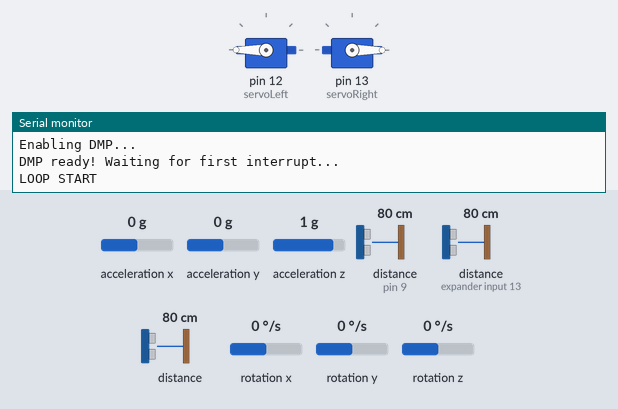
A sketch run on a simulated Arduino Uno, built with avr-gcc and run on an emulated ATmega328P. On the bench: 2 × servo, the last lines printed to the serial monitor. The test bench sets the inputs (shaded band); at power-on: distance to the obstacle (sensors on pin 9, expander input 13) 80 cm, acceleration x 0 g, acceleration y 0 g, acceleration z 1 g, distance to the obstacle 80 cm, rotation x 0 °/s, rotation y 0 °/s, rotation z 0 °/s. The echo pulse lasts 58.3 µs per cm.

Above: at 1.7 s.
1.8 s: distance to the obstacle (sensor on pin 9) set to 9 cm
3.3 s: distance to the obstacle (sensor on pin 9) set to 6 cm
At 4.3 s:
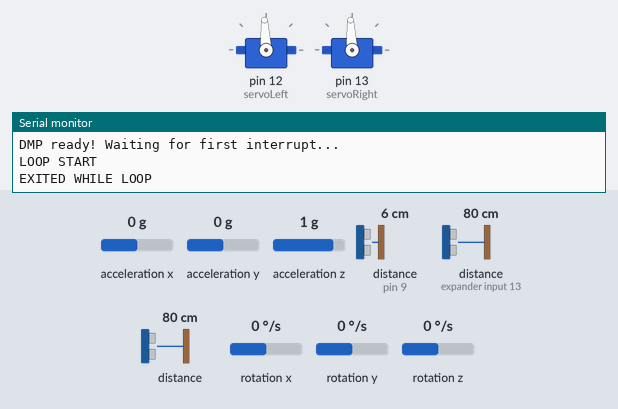
At 5.82 s:
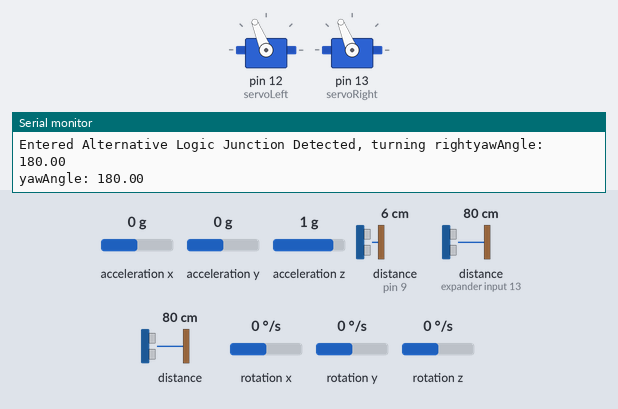
Timing chart, 0 to 12.3 s (numbered marks = the images above; inputs shaded):
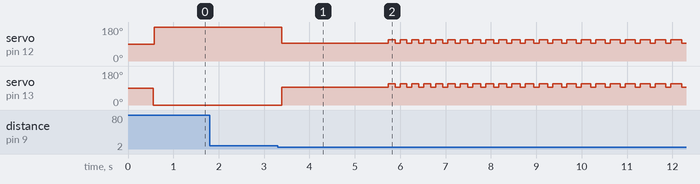

The sketch:

PIDIntegratedIMU.ino
```cpp
// File integrates with IMU for accurate turns
// and PID control system for forward movements

// Import Libraries
#include <Servo.h>                          // Servo Library
#include <HCSR04.h>                         // UltraSonic library for 1 trigger
#include "I2Cdev.h"                         // Library allows for I2C communication
#include "MPU6050_6Axis_MotionApps20.h"      // Library from Electronic Cats that will do most of the IMU processing

// Definitions / Numerical Constant Values
#define GRAVITY_EARTH_MS2 9.80665
#define RAD_TO_DEG 57.295779513082320876798154814105

// Servo declarations
Servo servoLeft;                                // Declare Left Servo - using servoLeft will determine the velocity of the Left Servo
Servo servoRight;                               // Declare Right Servo - using servoRight will determine the velocity of the Right Servo

// HCSR-04 Ultrasonic Declarations
HCSR04 hc(3, new int[3]{9,10, 11}, 3);          //initialisation class HCSR04 (trig pin , echo pin, number of sensor) (Front,Left,Right)

double distanceFRT, distanceLHS, distanceRHS;
const double thresholdDistanceFRT = 7.5;        // The left and right are pretty good now could make the front a bit bigger
const double thresholdDistanceLHS = 13.0;
const double thresholdDistanceRHS = 13.0;

// MPU6050 IMU Declarations
MPU6050 mpu;
    /*---MPU6050 Control/Status Variables---*/
bool DMPReady = false;  // Set true if DMP init was successful
uint8_t MPUIntStatus;   // Holds actual interrupt status byte from MPU
uint8_t devStatus;      // Return status after each device operation (0 = success, !0 = error)
uint16_t packetSize;    // Expected DMP packet size (default is 42 bytes)
uint8_t FIFOBuffer[64]; // FIFO storage buffer
Quaternion q;           // [w, x, y, z]         Quaternion container
VectorInt16 aa;         // [x, y, z]            Accel sensor measurements
VectorInt16 gg;         // [x, y, z]            Gyro sensor measurements
VectorInt16 aaWorld;    // [x, y, z]            World-frame accel sensor measurements
VectorInt16 ggWorld;    // [x, y, z]            World-frame gyro sensor measurements
VectorFloat gravity;    // [x, y, z]            Gravity vector
float euler[3];         // [psi, theta, phi]    Euler angle container
float ypr[3];           // [yaw, pitch, roll]   Yaw/Pitch/Roll container and gravity vector
float yawAngle;

// Turning Control System Declarations
float Kp_Turning = 1.5; // Proportional constant  | Recommended value =  {Needs adjusting and tested}
float Ki_Turning = 0.05; // Integral constant | Recommended value = {Needs adjusting and tested}
float Kd_Turning = 0.2; // Derivative constant  | Recommended value = {Needs adjusting and tested}

float previousError_Turning = 0.0; // To store previous error for derivative term
float integral_Turning = 0.0;      // To store accumulated error for integral term

// Forward Moving Control System Declarations (Alex)
double drift = 0.0;
double error = 0.0;
double prev_error = 0.0;
double deriv = 0.0;
double correction = 0.0;
double Kp = 20;           // Over-exaggerated motion
double Kd = 18;           // A lot of kick
double dt;
double leftservoVal;
double rightservoVal;
double currentTime;
double previousTime;

// Solving Bias
// 0 - Left Bias | 1 - Right Bias
int turnBias = 1;

// MAIN SETUP
void setup() {
  Serial.begin(115200);
  attachServos();
  MPU6050Initialise(); // Ensure that prior to Initialising the MPU6050 that the offsets are updated...
}

// MAIN LOOP
void loop() {
  bool movedForward = false;
  Serial.println("LOOP START");
  // Read initial sensor values
  distanceFRT = hc.dist(0);
  delay(10);                   // DO NOT REMOVE
  distanceLHS = hc.dist(1);
  delay(10);                   // DO NOT REMOVE
  distanceRHS = hc.dist(2);
  delay(10);                   // DO NOT REMOVE

  // While loop to move forward while the front distance is greater than the threshold
  while (distanceFRT > thresholdDistanceFRT) {
    if (!movedForward){
      servoRight.write(0);   // Right Servo rotates clockwise
      delay(20);
      servoLeft.write(180);    // Left Servo rotates anti-clockwise
      delay(20);
    }
    distanceFRT = hc.dist(0);
    delay(20);
    //Serial.print("DistanceFRT: ");
    //Serial.println(distanceFRT);


    // -----------------PD Ctrl START-----------------
    // Fetch Side sensor vals
    distanceLHS = hc.dist(1);
    delay(20);
    distanceRHS = hc.dist(2);
    delay(20);

    // PID calculations Start
    correction = PD_correction(distanceLHS, distanceRHS);

    // Impose new servo velocities
    leftservoVal = constrain(180 - correction, 0, 180);
    rightservoVal = constrain(0 - correction, 0, 180);

    servoLeft.write(leftservoVal);
    servoRight.write(rightservoVal);

    // Debug statement, comment it to hide
    //Serial.print(drift); Serial.print(", "); Serial.print(leftservoVal); Serial.print(", "); Serial.println(rightservoVal);
    // -----------------PD Ctrl END-----------------


    movedForward = true;
  }
  stopMove();
  Serial.println("EXITED WHILE LOOP ");
  delay(1000);                               // DEBUG: Delay just to see visually

  if (!movedForward) {
    Serial.print("Entered Alternative Logic ");
    stopMove();
    distanceLHS = hc.dist(1);
    delay(10);                   // DO NOT REMOVE
    distanceRHS = hc.dist(2);
    delay(10);                   // DO NOT REMOVE

    // Logic to determine the clear path
    if ((distanceLHS > thresholdDistanceLHS) && (distanceRHS <= thresholdDistanceRHS)) { // works well after threshold change
      Serial.print("LOGIC : Turning Left");
      turnAccurateControl(false, 90.0); // Turning Left (false) by 90 deg
    }else if ((distanceRHS > thresholdDistanceRHS) && (distanceLHS <= thresholdDistanceLHS)) {
      Serial.print("LOGIC : Turning Right");
      turnAccurateControl(true, 90.0); // Turning Right (true) by 90 deg
    }else if ((distanceLHS > thresholdDistanceLHS) && (distanceRHS > thresholdDistanceRHS)) {
      if (turnBias == 0) {
        Serial.print("Junction Detected, turning left");
        turnAccurateControl(false, 90.0); // Turning Left (false) by 90 deg
      } else if (turnBias == 1) {
        Serial.print("Junction Detected, turning right");
        turnAccurateControl(true,90.0); // Turning Right (true) by 90 deg
      }
      Serial.print(" LHS: ");
      Serial.print(distanceLHS);
      Serial.print(", RHS: ");
      Serial.println(distanceRHS);
    }else {                                                                 // DEBUG: Print sensor values if none of the conditions to see problem (DEAD END CODE GO HERE)
        // Print sensor values if none of the conditions are met
        turnAccurateControl(true,180.0);
        Serial.print("No clear path detected. Sensor values - FRT: ");
        Serial.print(distanceFRT);
        Serial.print(", LHS: ");
        Serial.print(distanceLHS);
        Serial.print(", RHS: ");
        Serial.println(distanceRHS);
    }
  }
}

double PD_correction(double distanceLHS, double distanceRHS) {
  currentTime = millis();
  dt = (double)(currentTime - previousTime);

  // Drift is the error signal
  drift = distanceLHS - distanceRHS;
  error = drift;
  deriv = (error - prev_error) / dt;
  correction =  (Kd * deriv) + (Kp * error);   // This will determine the servo velocities

  // Store past values
  prev_error = error;
  previousTime = currentTime;

  // Debug statement, comment it to hide
  //Serial.print(drift); Serial.print(", "); Serial.print(leftservoVal); Serial.print(", "); Serial.println(rightservoVal);
  return correction;
}

void MPU6050Initialise() {// The Serial prints can be commented out later...
  #if I2CDEV_IMPLEMENTATION == I2CDEV_ARDUINO_WIRE
    Wire.begin();
    Wire.setClock(400000); // 400kHz I2C clock. Comment on this line if having compilation difficulties
  #elif I2CDEV_IMPLEMENTATION == I2CDEV_BUILTIN_FASTWIRE
    Fastwire::setup(400, true);
  #endif

  Serial.println(F("Initializing I2C devices..."));
  mpu.initialize();
  Serial.println(F("Testing MPU6050 connection..."));
  if(mpu.testConnection() == false){
    Serial.println("MPU6050 connection failed");
    while(true);
  }
  else {
    Serial.println("MPU6050 connection successful");
  }
  /* Initializate and configure the DMP*/
  Serial.println(F("Initializing DMP..."));
  devStatus = mpu.dmpInitialize();
  /* Supply your gyro offsets here, scaled for min sensitivity */ // INPUT THE OFFSETS HERE
  mpu.setXAccelOffset(633);
  mpu.setYAccelOffset(2998);
  mpu.setZAccelOffset(551);
  mpu.setXGyroOffset(37);
  mpu.setYGyroOffset(10);
  mpu.setZGyroOffset(-21);
  /* Making sure it worked (returns 0 if so) */
  if (devStatus == 0) {
    mpu.CalibrateAccel(6);  // Calibration Time: generate offsets and calibrate our MPU6050
    mpu.CalibrateGyro(6);
    Serial.println("These are the Active offsets: ");
    mpu.PrintActiveOffsets();
    mpu.GetActiveOffsets();
    Serial.println(F("Enabling DMP..."));   //Turning ON DMP
    mpu.setDMPEnabled(true);

    MPUIntStatus = mpu.getIntStatus();

    /* Set the DMP Ready flag so the main loop() function knows it is okay to use it */
    Serial.println(F("DMP ready! Waiting for first interrupt..."));
    DMPReady = true;
    packetSize = mpu.dmpGetFIFOPacketSize(); //Get expected DMP packet size for later comparison
  }
}

float readMPU6050loop() {
  if (!DMPReady) return;
  /* Read a packet from FIFO */
  if (mpu.dmpGetCurrentFIFOPacket(FIFOBuffer)) { // Get the Latest packet
    /*Display quaternion values in easy matrix form: w x y z */
    mpu.dmpGetQuaternion(&q, FIFOBuffer);
    mpu.dmpGetGravity(&gravity, &q);
    /* Display initial world-frame acceleration, adjusted to remove gravity
    and rotated based on known orientation from Quaternion */
    mpu.dmpGetAccel(&aa, FIFOBuffer);
    mpu.dmpConvertToWorldFrame(&aaWorld, &aa, &q);
    /* Display Euler angles in degrees */
    mpu.dmpGetYawPitchRoll(ypr, &q, &gravity);

    yawAngle = (ypr[0] * RAD_TO_DEG) + 180.0;
    // yaw Angle is the angle that will be used to accurate turning of the robot
    // Currently the data outputting is from the range of -179.99... degrees to +179.99... degrees.
    // It would be better suited for a bearing system from the range of 0 to 359.99.. degrees.
    // There may be issues when the angle reads as close to +-180 as this is not explicitly within the range.

    Serial.print("yawAngle: ");
    Serial.println(yawAngle);
    delay(100);
    return yawAngle;

  }
}

// This function should allow you to accurately turn to desired angle and in the direction that you choose.
void turnAccurate(bool direction, float desiredAngle) {    // Left is an Anti-clockwise movement
  // desired angle is how much you want to turn by, in degrees
  // False is for a left turn. True is for a right turn.
  readMPU6050loop();
  delay(50);
  readMPU6050loop();
  const float angleBeforeTurn = yawAngle;
  if (direction == false){
    float targetAngle = angleBeforeTurn - desiredAngle;
    if (targetAngle < 0) {
      targetAngle += 360.0; // Ensure the angle stays within 0-360 degrees
    }
    float currentAngleState = yawAngle;
    while (abs(currentAngleState - targetAngle) > 1.0) { // Allow a small margin of error
      turnLeft(100); // The robot will turn turn for 1 microsecond until it has reached the desired angle turn
      readMPU6050loop();
      delay(50);
      currentAngleState = yawAngle; // Update the current angle
      Serial.print("Turning Left - ___deg");
      Serial.print("Target Angle: ");
      Serial.print(targetAngle);
    }
  }
  else {
    float targetAngle = angleBeforeTurn + desiredAngle;
    if (targetAngle > 360.0) {
      targetAngle -= 360.0; // Ensure that the angle stays within 0-360 degrees
    }
    float currentAngleState = yawAngle;
    while (abs(currentAngleState - targetAngle) > 1.0) {  // Allow for a small margin of error
      turnRight(100);
      readMPU6050loop();
      delay(50);
      currentAngleState = yawAngle; //Update the current angle
      Serial.print("Turing Right - ___deg");
      Serial.print("Target Angle: ");
      Serial.print(targetAngle);
    }
  }
}

void turnAccurateControl(bool direction, float desiredAngle){
  // left turn is false, right turn is true.
  readMPU6050loop();
  delay(50);
  readMPU6050loop();
  float angleBeforeTurn = yawAngle;
  float targetAngle;

  if (direction == false) {
    targetAngle = angleBeforeTurn - desiredAngle;
    if (targetAngle < 0.0) {
      targetAngle += 360.0;
    }
  }
  else {
    targetAngle = angleBeforeTurn + desiredAngle;
    if (targetAngle > 360.0) {
      targetAngle -= 360.0;
    }
  }

  float currentAngleState = yawAngle;
  unsigned long previousMillis = millis();
  unsigned long currentMillis;

  if (direction == false) {
    while (abs(currentAngleState - targetAngle) > 1.0) {
      currentMillis = millis();
      // Only update the IMU reading every 50ms
      if ((currentMillis - previousMillis) >= 50) {
        previousMillis = currentMillis;
        readMPU6050loop();
        currentAngleState = yawAngle;
      }

      float error = targetAngle - currentAngleState;
      if (error < -180.0) {
        error += 360.0;
      } else if (error > 180.0) {
        error -= 360.0;
      }
      // For left turn, invert the error sign
      error = -error;

      float proportional = Kp_Turning * error;
      integral_Turning += error;
      float integralTerm = Ki_Turning * integral_Turning;
      float derivative = error - previousError_Turning;
      float derivativeTerm = Kd_Turning * derivative;
      float controlSignal = proportional + integralTerm + derivativeTerm;
      controlSignal = constrain(controlSignal,-255,255);

      if (controlSignal > 0){
        turnLeft(abs(controlSignal));
      } else if (controlSignal < 0){
        turnRight(abs(controlSignal));
      } else {turnRight(0);}
      previousError_Turning = error;

      // Debugging output (optional)
      Serial.print("Current Angle: ");
      Serial.print(currentAngleState);
      Serial.print(" Target Angle: ");
      Serial.print(targetAngle);
      Serial.print(" Error: ");
      Serial.print(error);
      Serial.print(" Control Signal: ");
      Serial.println(controlSignal);
    }
    turnRight(0);
    Serial.println("Turn complete...");
  }
  else {
    while (abs(currentAngleState - targetAngle) > 1.0) {  // Allow small margin of error
      currentMillis = millis();

      // Only update the sensor reading every 50ms
      if ((currentMillis - previousMillis) >= 50) {
        previousMillis = currentMillis;
        readMPU6050loop();
        currentAngleState = yawAngle;  // Update the current angle
      }

      // Calculate the error (difference between target and current angle)
      float error = targetAngle - currentAngleState;

      // Handle angle wrap-around (target angle is in [0, 360] range)
      if (error < -180) {
        error += 360;  // Correct for negative angles
      } else if (error > 180) {
        error -= 360;  // Correct for angles greater than 180
      }

      // Proportional term (P)
      float proportional = Kp_Turning * error;

      // Integral term (I)
      integral_Turning += error;
      float integralTerm = Ki_Turning * integral_Turning;

      // Derivative term (D)
      float derivative = error - previousError_Turning;
      float derivativeTerm = Kd_Turning * derivative;

      // Calculate the control signal (the turning speed)
      float controlSignal = proportional + integralTerm + derivativeTerm;

      // Ensure controlSignal is within a reasonable range (for motor control)
      controlSignal = constrain(controlSignal, -255, 255);

      // Apply the control signal to the motor (turn right)
      if (controlSignal > 0) {
        turnRight(abs(controlSignal)); // Turn right with positive control signal
      } else if (controlSignal < 0){
        turnLeft(abs(controlSignal)); // Turn left with negative control signal
      } else {turnRight(0);}// Stop turning if control signal is negative or zero

      // Save the error for the next iteration (for the derivative term)
      previousError_Turning = error;

      // Debugging output (optional)
      Serial.print("Current Angle: ");
      Serial.print(currentAngleState);
      Serial.print(" Target Angle: ");
      Serial.print(targetAngle);
      Serial.print(" Error: ");
      Serial.print(error);
      Serial.print(" Control Signal: ");
      Serial.println(controlSignal);
    }
    // Stop the robot after it has turned the desired angle
    turnRight(0);
    Serial.println("Turn complete!");
  }
}

/*Basic Robot Maneuvers*/
void attachServos() {
  servoLeft.attach(12);         // Left signal connects to pin 12
  servoRight.attach(13);        // Right signal connects to pin 13
}

void detachServos() {           // Stops signals to Servos
  servoLeft.detach();         // Left signal disconnects to pin 12
  servoRight.detach();        // Right signal disconnects to pin 13
}

void forwardMove(int duration) {
  unsigned long startTime = millis();
  while (millis() - startTime < duration) {
    servoLeft.writeMicroseconds(1700);    // Left Servo rotates anti-clockwise
    servoRight.writeMicroseconds(1300);   // Right Servo rotates clockwise
  }
  stopMove();
}

void backwardMove(int duration) {
  unsigned long startTime = millis();
  while (millis() - startTime < duration) {
    servoLeft.writeMicroseconds(1300);    // Left Servo rotates clockwise
    servoRight.writeMicroseconds(1700);   // Right Servo rotates anti-clockwise
  }
  stopMove();
}

void turnLeft(int duration) {
  unsigned long startTime = millis();
  while (millis() - startTime < duration) {
    servoLeft.writeMicroseconds(1300);    // Left Servo rotates clockwise
    servoRight.writeMicroseconds(1300);   // Right Servo rotates clockwise
  }
  stopMove();
}

void turnRight(int duration) {
  unsigned long startTime = millis();
  while (millis() - startTime < duration) {
    servoLeft.writeMicroseconds(1700);    // Left Servo rotates anti-clockwise
    servoRight.writeMicroseconds(1700);   // Right Servo rotates anti-clockwise
  }
  stopMove();
}

void stopMove() {
  servoLeft.writeMicroseconds(1500);
  servoRight.writeMicroseconds(1500);
}
```

Measured:
- the behaviour switches between 8 and 7 cm on distance to the obstacle (sensor on pin 9) (found by bisection; images 0 and 1)
- after the input at 1.8 s, every drawn part: stays the same
- after the input at 3.3 s, servo on pin 12 (servoLeft): 180° → 93° after 0.09 s, then repeats every 0.27 s: 112° 0.16 s, 93° 0.11 s; servo on pin 13 (servoRight): 0° → 93° after 0.09 s, then repeats every 0.27 s: 112° 0.16 s, 93° 0.11 s
